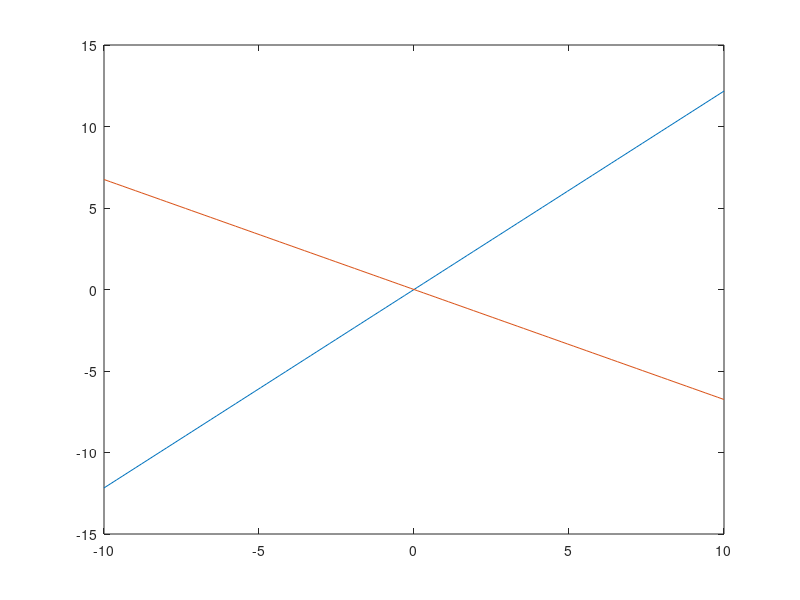
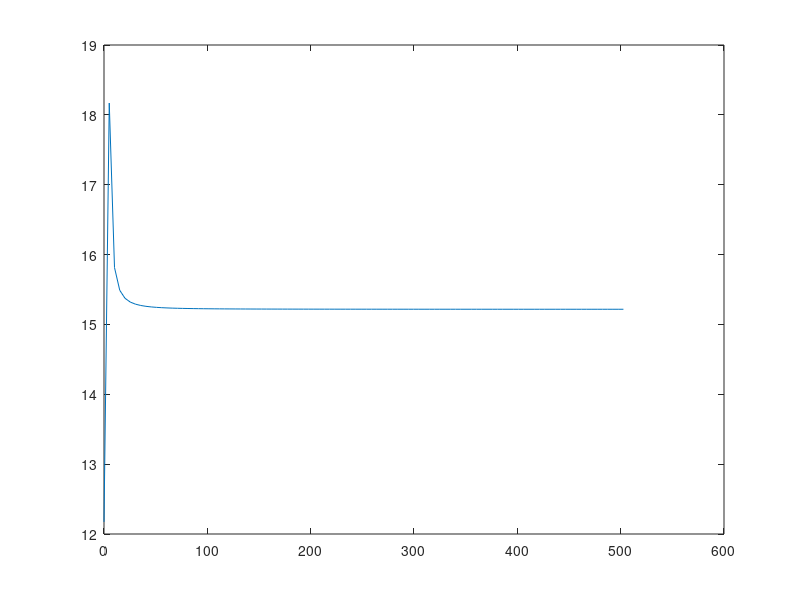
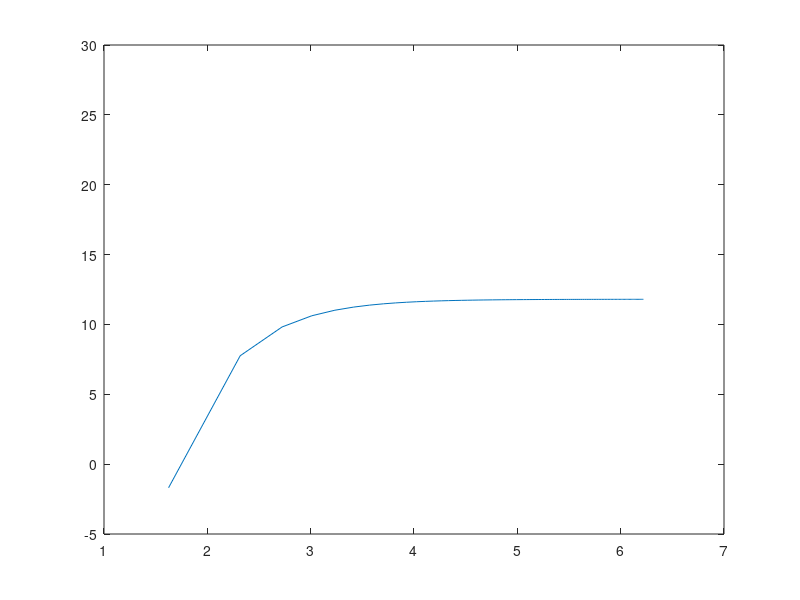

The MATLAB script that drew these images, in order: (Note: this script raises an error after producing the figures.)

function [C,G] = MNPA()
%Robert Chitiu
%101047295
set(0,'DefaultFigureWindowStyle','docked')
close all

R1=1;
R2=2;
R3=55.4247;
R4=0.1;
Ro=1000;
a=100;
L=0.2;
Cap=0.25;

G = zeros(8,8);
C = zeros(8,8);
F = zeros(8,8);

Vin = linspace(-10,10,100);
Vo = zeros(100,1);
V3 = zeros(100,1);
Av = zeros(100,1);
w = 2*pi*linspace(0,80,100);


G(1,1) = 1/R1;
G(1,2) = -1/R1;
G(2,1) = -1/R1;
G(2,2) = -1/R1+1/R2;
G(3,3) = 1/R3;
G(4,4) = 1/R4;
G(5,4) = 1/R4;
G(4,5) = -1/R4;
G(5,5) = 1/R4+1/Ro;
G(6,2) = -1;
G(6,1) = 1;
G(7, 2) = 1;
G(7, 3) = -1;
G(8, 3) = -a/R3;
G(8, 4) = 1;
G(1, 6) = 1;
G(2, 7) = 1;
G(3, 7) = -1;
G(4, 8) = 1;

C(2,1) = Cap;
C(2,2) = -Cap;
C(6,6) = L;

%Voltage Sweep -10V to 10V
for i=1:100
   F(6) = Vin(i);
   V = G\F;
   Vo(i) = V(5);
   V3(i) = V(3);
end

figure (1)
plot(Vin,Vo)
hold on
plot(Vin,V3)

%AC Case
Vo = zeros(100,1);
for i=1:100
    s=i*w(i);
    A = G + (s.*C);
    V = A\F;
    Vo(i) = abs(V(5));
    Av(i) = 20 * log(abs(Vo(i))/abs(V(1)));
end

figure (2)
plot (w,Vo)
figure (3)
plot(log(w),Av)
p = 0.05*randn(1,100);
Vo = zeros(100,1);
s = 2*pi;
 
%AC Case with C normally distributed 
for i=1:100
    C(1,1) = 0.25*p(i);
    C(1,2) = -0.25*p(i);
    C(2,1) = -0.25*p(i);
    C(2,2) = 0.25*p(i);
    A = G +(s.*C);
    V = A\F;
    Vo(i) = abs(V(5));
    Av(i) = 20*log(abs(Vo(i))/abs(V(1)));
end
figure(4)
histogram(Av,100)



%Time simulation 
time=zeros(100,1);
VStep=zeros(100,1);
Vo = zeros(100,1);

for i=1:100
    
    if i==1
    time(i)=0.01;    
    else
    time(i)=time(i-1)+0.01;
    end
    
    if time(i)>=0.03
       VStep(i)=1;
    end
    F(6) = VStep(i);
    A = G + C;
    V = A\F;
    Vo(i) = V(5);
    
   
    
 
end

    fin=fft(VStep);
    ffin=fftshift(fin);
    fout=fft(Vo);
    ffout=fftshift(fout);


    figure (5) 
    subplot(1,2,1)
    plot(time,VStep,'g')
    hold on
    subplot(1,2,1)
    plot(time,Vo,'b')
    figure (5)
    subplot(1,2,2)
    plot(20*log (abs(ffin)),'g')
    hold on
    subplot(1,2,2)
    plot(20*log (abs(ffout)),'b')
  
    
time=zeros(1000,1);    
Vsin=zeros(1000,1);
Vo = zeros(1000,1);
f=1/0.03;

for i=1:1000
    
    if i==1
    time(i)=0.001;    
    else
    time(i)=time(i-1)+0.001;
    end
    
    Vsin(i)=sin(2*pi*f*time(i)); 
    F(6) = Vsin(i);
    A = G + C;
    V = A\F;
    Vo(i) = V(5);
end

fin=fft(Vsin);
ffin=fftshift(fin);
fout=fft(Vo);
ffout=fftshift(fout);
figure (6) 
subplot(1,2,1)
plot(time,Vsin,'g')
hold on
subplot(1,2,1)
plot(time,Vo,'b')
subplot(1,2,2)
plot(20*log (abs(ffin)),'g')
hold on
subplot(1,2,2)
plot(20*log (abs(ffout)),'b')
    
Vo = zeros(1000,1);
sd=0.3;
mu=.5;
Vgaus = 2.23/(2*pi*sd)*exp(-(time-0.06-mu).^2/(2*sd^2)) - 0.2085; 
 

for i=1:1000
    
    
    F(6) = Vgaus(i);
    A = G + C;
    V = A\F;
    Vo(i) = V(5);
    
    
end
fin=fft(Vgaus);
ffin=fftshift(fin);
fout=fft(Vo);
ffout=fftshift(fout);

figure(7)
subplot(1,2,1)
plot(time,Vgaus,'g');
hold on
subplot(1,2,1)
plot(time,Vo,'b');
figure(7)
subplot(1,2,2)
plot(20*log (abs(ffin)),'g')
hold on
subplot(1,2,2)
plot(20*log (abs(ffout)),'b')
end
